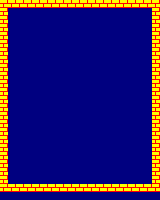

Rendered tile map (Tiled .tmx) drawn with the repository's tilesets; below, a short description and the full map source, tile grids included:
An orthogonal 20x25 tile map with 8x8 px tiles, 1 tile layer (Capa de patrones 1).

<map version="1.5" tiledversion="1.7.0" orientation="orthogonal" renderorder="right-down" width="20" height="25" tilewidth="8" tileheight="8" infinite="0" nextlayerid="2" nextobjectid="1">
 <tileset firstgid="1" source="tileset_32x8.tsx" />
 <layer id="1" name="Capa de patrones 1" width="20" height="25">
  <data encoding="csv">
2,2,2,2,2,2,2,2,2,2,2,2,2,2,2,2,2,2,2,2,
2,1,1,1,1,1,1,1,1,1,1,1,1,1,1,1,1,1,1,2,
2,1,1,1,1,1,1,1,1,1,1,1,1,1,1,1,1,1,1,2,
2,1,1,1,1,1,1,1,1,1,1,1,1,1,1,1,1,1,1,2,
2,1,1,1,1,1,1,1,1,1,1,1,1,1,1,1,1,1,1,2,
2,1,1,1,1,1,1,1,1,1,1,1,1,1,1,1,1,1,1,2,
2,1,1,1,1,1,1,1,1,1,1,1,1,1,1,1,1,1,1,2,
2,1,1,1,1,1,1,1,1,1,1,1,1,1,1,1,1,1,1,2,
2,1,1,1,1,1,1,1,1,1,1,1,1,1,1,1,1,1,1,2,
2,1,1,1,1,1,1,1,1,1,1,1,1,1,1,1,1,1,1,2,
2,1,1,1,1,1,1,1,1,1,1,1,1,1,1,1,1,1,1,2,
2,1,1,1,1,1,1,1,1,1,1,1,1,1,1,1,1,1,1,2,
2,1,1,1,1,1,1,1,1,1,1,1,1,1,1,1,1,1,1,2,
2,1,1,1,1,1,1,1,1,1,1,1,1,1,1,1,1,1,1,2,
2,1,1,1,1,1,1,1,1,1,1,1,1,1,1,1,1,1,1,2,
2,1,1,1,1,1,1,1,1,1,1,1,1,1,1,1,1,1,1,2,
2,1,1,1,1,1,1,1,1,1,1,1,1,1,1,1,1,1,1,2,
2,1,1,1,1,1,1,1,1,1,1,1,1,1,1,1,1,1,1,2,
2,1,1,1,1,1,1,1,1,1,1,1,1,1,1,1,1,1,1,2,
2,1,1,1,1,1,1,1,1,1,1,1,1,1,1,1,1,1,1,2,
2,1,1,1,1,1,1,1,1,1,1,1,1,1,1,1,1,1,1,2,
2,1,1,1,1,1,1,1,1,1,1,1,1,1,1,1,1,1,1,2,
2,1,1,1,1,1,1,1,1,1,1,1,1,1,1,1,1,1,1,2,
2,2,2,2,2,2,2,2,2,2,2,2,2,2,2,2,2,2,2,2,
1,1,1,1,1,1,1,1,1,1,1,1,1,1,1,1,1,1,1,1
</data>
 </layer>
</map>
